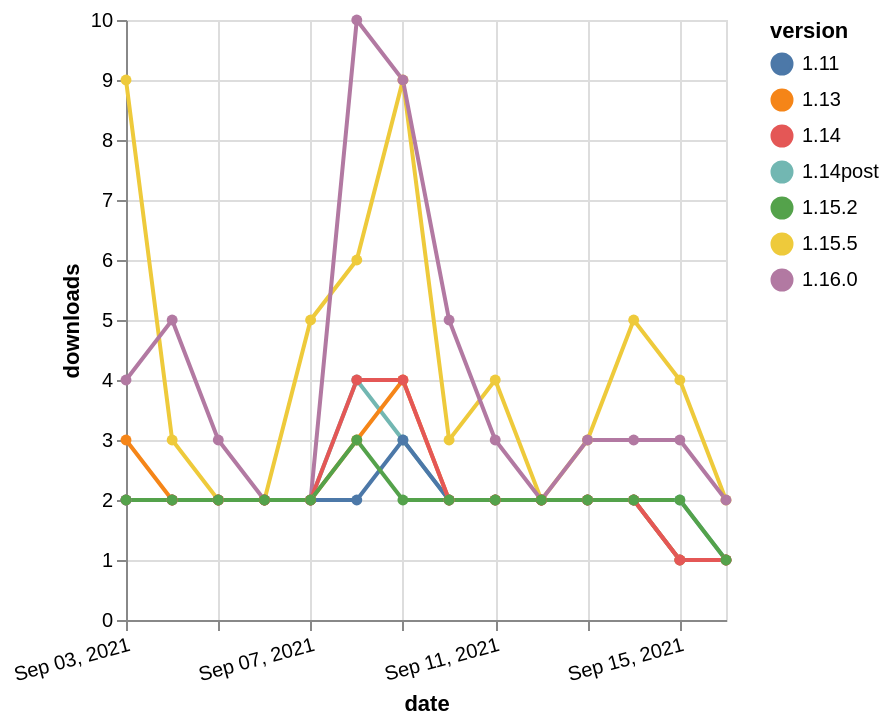

This figure's Vega-Lite source:
### Vega-Lite specification from a JSON file in a GitHub repository (floating-point values rounded to 4 significant figures)
{"$schema": "https://vega.github.io/schema/vega-lite/v5.json", "description": "A simple bar chart with embedded data.", "data": {"values": [{"date": "2021-09-03", "total": 4091, "delta": 9, "version": "1.15.5"}, {"date": "2021-09-04", "total": 4094, "delta": 3, "version": "1.15.5"}, {"date": "2021-09-05", "total": 4096, "delta": 2, "version": "1.15.5"}, {"date": "2021-09-06", "total": 4098, "delta": 2, "version": "1.15.5"}, {"date": "2021-09-07", "total": 4103, "delta": 5, "version": "1.15.5"}, {"date": "2021-09-08", "total": 4109, "delta": 6, "version": "1.15.5"}, {"date": "2021-09-09", "total": 4118, "delta": 9, "version": "1.15.5"}, {"date": "2021-09-10", "total": 4121, "delta": 3, "version": "1.15.5"}, {"date": "2021-09-11", "total": 4125, "delta": 4, "version": "1.15.5"}, {"date": "2021-09-12", "total": 4127, "delta": 2, "version": "1.15.5"}, {"date": "2021-09-13", "total": 4130, "delta": 3, "version": "1.15.5"}, {"date": "2021-09-14", "total": 4135, "delta": 5, "version": "1.15.5"}, {"date": "2021-09-15", "total": 4139, "delta": 4, "version": "1.15.5"}, {"date": "2021-09-16", "total": 4141, "delta": 2, "version": "1.15.5"}, {"date": "2021-09-03", "total": 3342, "delta": 2, "version": "1.14post"}, {"date": "2021-09-04", "total": 3344, "delta": 2, "version": "1.14post"}, {"date": "2021-09-05", "total": 3346, "delta": 2, "version": "1.14post"}, {"date": "2021-09-06", "total": 3348, "delta": 2, "version": "1.14post"}, {"date": "2021-09-07", "total": 3350, "delta": 2, "version": "1.14post"}, {"date": "2021-09-08", "total": 3354, "delta": 4, "version": "1.14post"}, {"date": "2021-09-09", "total": 3357, "delta": 3, "version": "1.14post"}, {"date": "2021-09-10", "total": 3359, "delta": 2, "version": "1.14post"}, {"date": "2021-09-11", "total": 3361, "delta": 2, "version": "1.14post"}, {"date": "2021-09-12", "total": 3363, "delta": 2, "version": "1.14post"}, {"date": "2021-09-13", "total": 3365, "delta": 2, "version": "1.14post"}, {"date": "2021-09-14", "total": 3367, "delta": 2, "version": "1.14post"}, {"date": "2021-09-15", "total": 3369, "delta": 2, "version": "1.14post"}, {"date": "2021-09-16", "total": 3370, "delta": 1, "version": "1.14post"}, {"date": "2021-09-03", "total": 3089, "delta": 4, "version": "1.16.0"}, {"date": "2021-09-04", "total": 3094, "delta": 5, "version": "1.16.0"}, {"date": "2021-09-05", "total": 3097, "delta": 3, "version": "1.16.0"}, {"date": "2021-09-06", "total": 3099, "delta": 2, "version": "1.16.0"}, {"date": "2021-09-07", "total": 3101, "delta": 2, "version": "1.16.0"}, {"date": "2021-09-08", "total": 3111, "delta": 10, "version": "1.16.0"}, {"date": "2021-09-09", "total": 3120, "delta": 9, "version": "1.16.0"}, {"date": "2021-09-10", "total": 3125, "delta": 5, "version": "1.16.0"}, {"date": "2021-09-11", "total": 3128, "delta": 3, "version": "1.16.0"}, {"date": "2021-09-12", "total": 3130, "delta": 2, "version": "1.16.0"}, {"date": "2021-09-13", "total": 3133, "delta": 3, "version": "1.16.0"}, {"date": "2021-09-14", "total": 3136, "delta": 3, "version": "1.16.0"}, {"date": "2021-09-15", "total": 3139, "delta": 3, "version": "1.16.0"}, {"date": "2021-09-16", "total": 3141, "delta": 2, "version": "1.16.0"}, {"date": "2021-09-03", "total": 2530, "delta": 2, "version": "1.11"}, {"date": "2021-09-04", "total": 2532, "delta": 2, "version": "1.11"}, {"date": "2021-09-05", "total": 2534, "delta": 2, "version": "1.11"}, {"date": "2021-09-06", "total": 2536, "delta": 2, "version": "1.11"}, {"date": "2021-09-07", "total": 2538, "delta": 2, "version": "1.11"}, {"date": "2021-09-08", "total": 2540, "delta": 2, "version": "1.11"}, {"date": "2021-09-09", "total": 2543, "delta": 3, "version": "1.11"}, {"date": "2021-09-10", "total": 2545, "delta": 2, "version": "1.11"}, {"date": "2021-09-11", "total": 2547, "delta": 2, "version": "1.11"}, {"date": "2021-09-12", "total": 2549, "delta": 2, "version": "1.11"}, {"date": "2021-09-13", "total": 2551, "delta": 2, "version": "1.11"}, {"date": "2021-09-14", "total": 2553, "delta": 2, "version": "1.11"}, {"date": "2021-09-15", "total": 2554, "delta": 1, "version": "1.11"}, {"date": "2021-09-16", "total": 2555, "delta": 1, "version": "1.11"}, {"date": "2021-09-03", "total": 6198, "delta": 3, "version": "1.13"}, {"date": "2021-09-04", "total": 6200, "delta": 2, "version": "1.13"}, {"date": "2021-09-05", "total": 6202, "delta": 2, "version": "1.13"}, {"date": "2021-09-06", "total": 6204, "delta": 2, "version": "1.13"}, {"date": "2021-09-07", "total": 6206, "delta": 2, "version": "1.13"}, {"date": "2021-09-08", "total": 6209, "delta": 3, "version": "1.13"}, {"date": "2021-09-09", "total": 6213, "delta": 4, "version": "1.13"}, {"date": "2021-09-10", "total": 6215, "delta": 2, "version": "1.13"}, {"date": "2021-09-11", "total": 6217, "delta": 2, "version": "1.13"}, {"date": "2021-09-12", "total": 6219, "delta": 2, "version": "1.13"}, {"date": "2021-09-13", "total": 6221, "delta": 2, "version": "1.13"}, {"date": "2021-09-14", "total": 6223, "delta": 2, "version": "1.13"}, {"date": "2021-09-15", "total": 6224, "delta": 1, "version": "1.13"}, {"date": "2021-09-16", "total": 6225, "delta": 1, "version": "1.13"}, {"date": "2021-09-03", "total": 3943, "delta": 2, "version": "1.14"}, {"date": "2021-09-04", "total": 3945, "delta": 2, "version": "1.14"}, {"date": "2021-09-05", "total": 3947, "delta": 2, "version": "1.14"}, {"date": "2021-09-06", "total": 3949, "delta": 2, "version": "1.14"}, {"date": "2021-09-07", "total": 3951, "delta": 2, "version": "1.14"}, {"date": "2021-09-08", "total": 3955, "delta": 4, "version": "1.14"}, {"date": "2021-09-09", "total": 3959, "delta": 4, "version": "1.14"}, {"date": "2021-09-10", "total": 3961, "delta": 2, "version": "1.14"}, {"date": "2021-09-11", "total": 3963, "delta": 2, "version": "1.14"}, {"date": "2021-09-12", "total": 3965, "delta": 2, "version": "1.14"}, {"date": "2021-09-13", "total": 3967, "delta": 2, "version": "1.14"}, {"date": "2021-09-14", "total": 3969, "delta": 2, "version": "1.14"}, {"date": "2021-09-15", "total": 3970, "delta": 1, "version": "1.14"}, {"date": "2021-09-16", "total": 3971, "delta": 1, "version": "1.14"}, {"date": "2021-09-03", "total": 2726, "delta": 2, "version": "1.15.2"}, {"date": "2021-09-04", "total": 2728, "delta": 2, "version": "1.15.2"}, {"date": "2021-09-05", "total": 2730, "delta": 2, "version": "1.15.2"}, {"date": "2021-09-06", "total": 2732, "delta": 2, "version": "1.15.2"}, {"date": "2021-09-07", "total": 2734, "delta": 2, "version": "1.15.2"}, {"date": "2021-09-08", "total": 2737, "delta": 3, "version": "1.15.2"}, {"date": "2021-09-09", "total": 2739, "delta": 2, "version": "1.15.2"}, {"date": "2021-09-10", "total": 2741, "delta": 2, "version": "1.15.2"}, {"date": "2021-09-11", "total": 2743, "delta": 2, "version": "1.15.2"}, {"date": "2021-09-12", "total": 2745, "delta": 2, "version": "1.15.2"}, {"date": "2021-09-13", "total": 2747, "delta": 2, "version": "1.15.2"}, {"date": "2021-09-14", "total": 2749, "delta": 2, "version": "1.15.2"}, {"date": "2021-09-15", "total": 2751, "delta": 2, "version": "1.15.2"}, {"date": "2021-09-16", "total": 2752, "delta": 1, "version": "1.15.2"}]}, "width": "container", "mark": {"type": "line", "point": {"filled": true}}, "encoding": {"x": {"field": "date", "type": "temporal", "timeUnit": "yearmonthdate", "title": "date", "axis": {"labelAngle": -15}}, "y": {"field": "delta", "type": "quantitative", "title": "downloads"}, "color": {"field": "version", "type": "nominal"}, "tooltip": {"field": "delta"}}}
